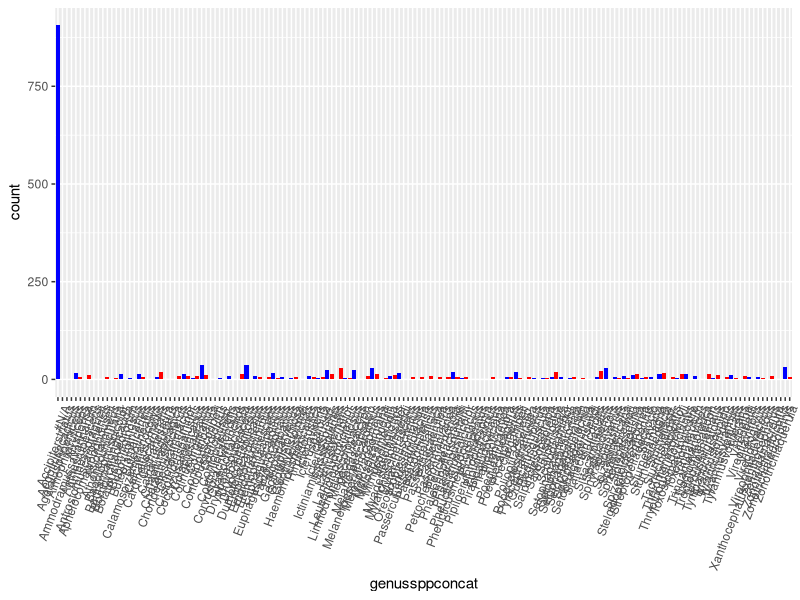

Generate this figure with R: (Note: this script raises an error after producing the figure.)
# set directory----------------------------------------------------------------
setwd("C:/R_BIOL_701/")

# read in the .csv ------------------------------------------------------------
Bunkers_Birds <- read.csv("resurvey_data.csv")
# visualize to ensure data has been read in correctly--------------------------
View(Bunkers_Birds)

# load up tidyverse for ggplot use---------------------------------------------
library(tidyverse)

# convert subsetted data to table format---------------------------------------
species_counts <- table(Bunkers_Birds$genusspeciesconcat)
species_counts

# convert to data frame in order to plot---------------------------------------
species_counts.df <- as.data.frame(species_counts)
# name columns for easier recall-----------------------------------------------
colnames(species_counts.df) <- c("genussppconcat","count")
species_counts.df

species_counts.df$color <- rep(c("blue", "red"), length.out = nrow(species_counts.df))

# load ggplot2 ----------------------------------------------------------------
library(ggplot2)

# ggplot-----------------------------------------------------------------------
ggplot(species_counts.df, aes(genussppconcat,count)) + # data, aes(colnames)
  geom_bar(stat = "identity", fill = species_counts.df$color) +
theme(axis.text.x = element_text(angle = 69, hjust = 1)) # angle change nice

# graphing by family-----------------------------------------------------------

div_fam <- table(Bunkers_Birds$family)
div_fam

div_fam.df <- as.data.frame(div_fam)
colnames(div_fam.df) <- c("Family","count")
div_fam.df

div_fam.df$color <- rep(c("#4B9CD3", "#D478A8"), length.out = nrow(div_fam.df))

library(ggplot2)

ggplot(div_fam.df, aes(Family,count)) +
  geom_bar(stat = "identity", fill = div_fam.df$color) +
  theme(axis.text.x = element_text(angle = 69, hjust = 1))+
  theme(
    panel.grid.major.x = element_blank(),
    panel.grid.minor.x = element_blank(),
    panel.background = element_rect(fill = "lightgray"), 
    plot.background = element_rect(fill = "white"),      
    panel.grid.major = element_line(color = "black"),    
    panel.grid.minor = element_line(color = "black")     
  )

# graphing by Genus------------------------------------------------------------

div_gen <- table(Bunkers_Birds$genus)
div_gen

div_gen.df <- as.data.frame(div_gen)
colnames(div_gen.df) <- c("Genus","count")
div_gen.df

div_gen.df$color <- rep(c("skyblue", "pink"), length.out = nrow(div_gen.df))
div_gen.df

ggplot(div_gen.df, aes(Genus,count)) +
  geom_bar(stat = "identity",fill = div_gen.df$color) +
  theme(axis.text.x = element_text(angle = 69, hjust = 1))

